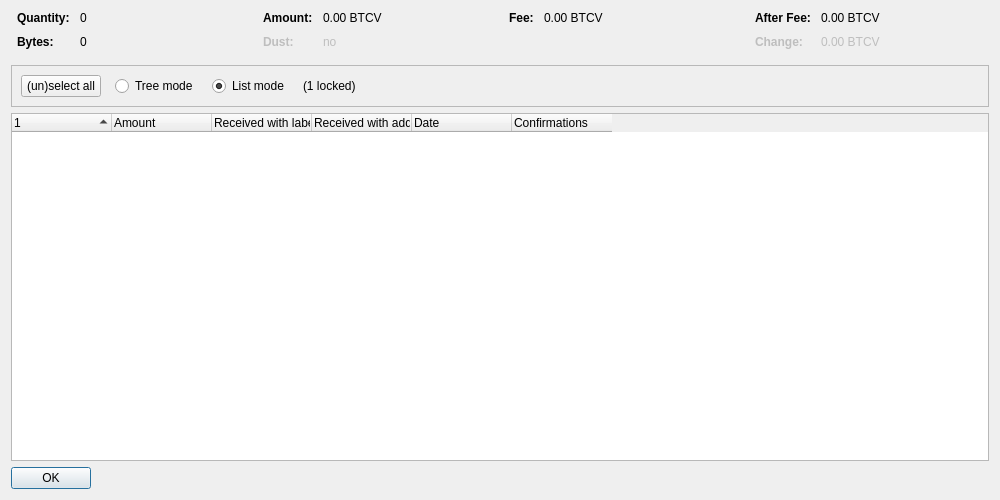
<?xml version="1.0" encoding="UTF-8"?>
<ui version="4.0">
 <class>CoinControlDialog</class>
 <widget class="QDialog" name="CoinControlDialog">
  <property name="geometry">
   <rect>
    <x>0</x>
    <y>0</y>
    <width>1000</width>
    <height>500</height>
   </rect>
  </property>
  <property name="windowTitle">
   <string>Coin Selection</string>
  </property>
  <layout class="QVBoxLayout" name="verticalLayout">
   <item>
    <layout class="QHBoxLayout" name="horizontalLayoutTop" stretch="0,0,0,0">
     <property name="topMargin">
      <number>0</number>
     </property>
     <property name="bottomMargin">
      <number>10</number>
     </property>
     <item>
      <layout class="QFormLayout" name="formLayoutCoinControl1">
       <property name="horizontalSpacing">
        <number>10</number>
       </property>
       <property name="verticalSpacing">
        <number>10</number>
       </property>
       <property name="leftMargin">
        <number>6</number>
       </property>
       <property name="rightMargin">
        <number>6</number>
       </property>
       <item row="0" column="0">
        <widget class="QLabel" name="labelCoinControlQuantityText">
         <property name="font">
          <font>
           <weight>75</weight>
           <bold>true</bold>
          </font>
         </property>
         <property name="text">
          <string>Quantity:</string>
         </property>
        </widget>
       </item>
       <item row="0" column="1">
        <widget class="QLabel" name="labelCoinControlQuantity">
         <property name="cursor">
          <cursorShape>IBeamCursor</cursorShape>
         </property>
         <property name="contextMenuPolicy">
          <enum>Qt::ActionsContextMenu</enum>
         </property>
         <property name="text">
          <string notr="true">0</string>
         </property>
         <property name="textInteractionFlags">
          <set>Qt::LinksAccessibleByMouse|Qt::TextSelectableByKeyboard|Qt::TextSelectableByMouse</set>
         </property>
        </widget>
       </item>
       <item row="1" column="0">
        <widget class="QLabel" name="labelCoinControlBytesText">
         <property name="font">
          <font>
           <weight>75</weight>
           <bold>true</bold>
          </font>
         </property>
         <property name="text">
          <string>Bytes:</string>
         </property>
        </widget>
       </item>
       <item row="1" column="1">
        <widget class="QLabel" name="labelCoinControlBytes">
         <property name="cursor">
          <cursorShape>IBeamCursor</cursorShape>
         </property>
         <property name="contextMenuPolicy">
          <enum>Qt::ActionsContextMenu</enum>
         </property>
         <property name="text">
          <string notr="true">0</string>
         </property>
         <property name="textInteractionFlags">
          <set>Qt::LinksAccessibleByMouse|Qt::TextSelectableByKeyboard|Qt::TextSelectableByMouse</set>
         </property>
        </widget>
       </item>
      </layout>
     </item>
     <item>
      <layout class="QFormLayout" name="formLayoutCoinControl2">
       <property name="horizontalSpacing">
        <number>10</number>
       </property>
       <property name="verticalSpacing">
        <number>10</number>
       </property>
       <property name="leftMargin">
        <number>6</number>
       </property>
       <property name="rightMargin">
        <number>6</number>
       </property>
       <item row="0" column="0">
        <widget class="QLabel" name="labelCoinControlAmountText">
         <property name="font">
          <font>
           <weight>75</weight>
           <bold>true</bold>
          </font>
         </property>
         <property name="text">
          <string>Amount:</string>
         </property>
        </widget>
       </item>
       <item row="0" column="1">
        <widget class="QLabel" name="labelCoinControlAmount">
         <property name="cursor">
          <cursorShape>IBeamCursor</cursorShape>
         </property>
         <property name="contextMenuPolicy">
          <enum>Qt::ActionsContextMenu</enum>
         </property>
         <property name="text">
          <string notr="true">0.00 BTCV</string>
         </property>
         <property name="textInteractionFlags">
          <set>Qt::LinksAccessibleByMouse|Qt::TextSelectableByKeyboard|Qt::TextSelectableByMouse</set>
         </property>
        </widget>
       </item>
       <item row="1" column="0">
        <widget class="QLabel" name="labelCoinControlLowOutputText">
         <property name="enabled">
          <bool>false</bool>
         </property>
         <property name="font">
          <font>
           <weight>75</weight>
           <bold>true</bold>
          </font>
         </property>
         <property name="text">
          <string>Dust:</string>
         </property>
        </widget>
       </item>
       <item row="1" column="1">
        <widget class="QLabel" name="labelCoinControlLowOutput">
         <property name="enabled">
          <bool>false</bool>
         </property>
         <property name="cursor">
          <cursorShape>IBeamCursor</cursorShape>
         </property>
         <property name="contextMenuPolicy">
          <enum>Qt::ActionsContextMenu</enum>
         </property>
         <property name="text">
          <string notr="true">no</string>
         </property>
         <property name="textInteractionFlags">
          <set>Qt::LinksAccessibleByMouse|Qt::TextSelectableByKeyboard|Qt::TextSelectableByMouse</set>
         </property>
        </widget>
       </item>
      </layout>
     </item>
     <item>
      <layout class="QFormLayout" name="formLayoutCoinControl3">
       <property name="horizontalSpacing">
        <number>10</number>
       </property>
       <property name="verticalSpacing">
        <number>10</number>
       </property>
       <property name="leftMargin">
        <number>6</number>
       </property>
       <property name="rightMargin">
        <number>6</number>
       </property>
       <item row="0" column="0">
        <widget class="QLabel" name="labelCoinControlFeeText">
         <property name="font">
          <font>
           <weight>75</weight>
           <bold>true</bold>
          </font>
         </property>
         <property name="text">
          <string>Fee:</string>
         </property>
        </widget>
       </item>
       <item row="0" column="1">
        <widget class="QLabel" name="labelCoinControlFee">
         <property name="cursor">
          <cursorShape>IBeamCursor</cursorShape>
         </property>
         <property name="contextMenuPolicy">
          <enum>Qt::ActionsContextMenu</enum>
         </property>
         <property name="text">
          <string notr="true">0.00 BTCV</string>
         </property>
         <property name="textInteractionFlags">
          <set>Qt::LinksAccessibleByMouse|Qt::TextSelectableByKeyboard|Qt::TextSelectableByMouse</set>
         </property>
        </widget>
       </item>
      </layout>
     </item>
     <item>
      <layout class="QFormLayout" name="formLayoutCoinControl4">
       <property name="horizontalSpacing">
        <number>10</number>
       </property>
       <property name="verticalSpacing">
        <number>10</number>
       </property>
       <property name="leftMargin">
        <number>6</number>
       </property>
       <property name="rightMargin">
        <number>6</number>
       </property>
       <item row="0" column="0">
        <widget class="QLabel" name="labelCoinControlAfterFeeText">
         <property name="font">
          <font>
           <weight>75</weight>
           <bold>true</bold>
          </font>
         </property>
         <property name="text">
          <string>After Fee:</string>
         </property>
        </widget>
       </item>
       <item row="0" column="1">
        <widget class="QLabel" name="labelCoinControlAfterFee">
         <property name="cursor">
          <cursorShape>IBeamCursor</cursorShape>
         </property>
         <property name="contextMenuPolicy">
          <enum>Qt::ActionsContextMenu</enum>
         </property>
         <property name="text">
          <string notr="true">0.00 BTCV</string>
         </property>
         <property name="textInteractionFlags">
          <set>Qt::LinksAccessibleByMouse|Qt::TextSelectableByKeyboard|Qt::TextSelectableByMouse</set>
         </property>
        </widget>
       </item>
       <item row="1" column="0">
        <widget class="QLabel" name="labelCoinControlChangeText">
         <property name="enabled">
          <bool>false</bool>
         </property>
         <property name="font">
          <font>
           <weight>75</weight>
           <bold>true</bold>
          </font>
         </property>
         <property name="text">
          <string>Change:</string>
         </property>
        </widget>
       </item>
       <item row="1" column="1">
        <widget class="QLabel" name="labelCoinControlChange">
         <property name="enabled">
          <bool>false</bool>
         </property>
         <property name="cursor">
          <cursorShape>IBeamCursor</cursorShape>
         </property>
         <property name="contextMenuPolicy">
          <enum>Qt::ActionsContextMenu</enum>
         </property>
         <property name="text">
          <string notr="true">0.00 BTCV</string>
         </property>
         <property name="textInteractionFlags">
          <set>Qt::LinksAccessibleByMouse|Qt::TextSelectableByKeyboard|Qt::TextSelectableByMouse</set>
         </property>
        </widget>
       </item>
      </layout>
     </item>
    </layout>
   </item>
   <item>
    <widget class="QFrame" name="frame">
     <property name="minimumSize">
      <size>
       <width>0</width>
       <height>40</height>
      </size>
     </property>
     <property name="frameShape">
      <enum>QFrame::StyledPanel</enum>
     </property>
     <property name="frameShadow">
      <enum>QFrame::Sunken</enum>
     </property>
     <layout class="QHBoxLayout" name="horizontalLayout">
      <item>
       <layout class="QHBoxLayout" name="horizontalLayoutPanel" stretch="0,0,0,0,0">
        <property name="spacing">
         <number>14</number>
        </property>
        <item>
         <widget class="QPushButton" name="pushButtonSelectAll">
          <property name="sizePolicy">
           <sizepolicy hsizetype="Maximum" vsizetype="Fixed">
            <horstretch>0</horstretch>
            <verstretch>0</verstretch>
           </sizepolicy>
          </property>
          <property name="text">
           <string>(un)select all</string>
          </property>
          <property name="autoDefault">
           <bool>false</bool>
          </property>
         </widget>
        </item>
        <item>
         <widget class="QRadioButton" name="radioTreeMode">
          <property name="sizePolicy">
           <sizepolicy hsizetype="Maximum" vsizetype="Fixed">
            <horstretch>0</horstretch>
            <verstretch>0</verstretch>
           </sizepolicy>
          </property>
          <property name="text">
           <string>Tree mode</string>
          </property>
         </widget>
        </item>
        <item>
         <widget class="QRadioButton" name="radioListMode">
          <property name="sizePolicy">
           <sizepolicy hsizetype="Maximum" vsizetype="Fixed">
            <horstretch>0</horstretch>
            <verstretch>0</verstretch>
           </sizepolicy>
          </property>
          <property name="text">
           <string>List mode</string>
          </property>
          <property name="checked">
           <bool>true</bool>
          </property>
         </widget>
        </item>
        <item>
         <widget class="QLabel" name="labelLocked">
          <property name="text">
           <string notr="true">(1 locked)</string>
          </property>
         </widget>
        </item>
        <item>
         <spacer name="horizontalSpacer">
          <property name="orientation">
           <enum>Qt::Horizontal</enum>
          </property>
          <property name="sizeHint" stdset="0">
           <size>
            <width>40</width>
            <height>20</height>
           </size>
          </property>
         </spacer>
        </item>
       </layout>
      </item>
     </layout>
    </widget>
   </item>
   <item>
    <widget class="CoinControlTreeWidget" name="treeWidget">
     <property name="contextMenuPolicy">
      <enum>Qt::CustomContextMenu</enum>
     </property>
     <property name="sortingEnabled">
      <bool>false</bool>
     </property>
     <property name="columnCount">
      <number>6</number>
     </property>
     <attribute name="headerShowSortIndicator" stdset="0">
      <bool>true</bool>
     </attribute>
     <attribute name="headerStretchLastSection">
      <bool>false</bool>
     </attribute>
     <column>
      <property name="text">
       <string/>
      </property>
     </column>
     <column>
      <property name="text">
       <string>Amount</string>
      </property>
     </column>
     <column>
      <property name="text">
       <string>Received with label</string>
      </property>
     </column>
     <column>
      <property name="text">
       <string>Received with address</string>
      </property>
     </column>
     <column>
      <property name="text">
       <string>Date</string>
      </property>
     </column>
     <column>
      <property name="text">
       <string>Confirmations</string>
      </property>
      <property name="toolTip">
       <string>Confirmed</string>
      </property>
     </column>
     <column>
      <property name="text">
       <string/>
      </property>
     </column>
     <column>
      <property name="text">
       <string/>
      </property>
     </column>
     <column>
      <property name="text">
       <string/>
      </property>
     </column>
     <column>
      <property name="text">
       <string/>
      </property>
     </column>
    </widget>
   </item>
   <item>
    <widget class="QDialogButtonBox" name="buttonBox">
     <property name="sizePolicy">
      <sizepolicy hsizetype="Maximum" vsizetype="Fixed">
       <horstretch>0</horstretch>
       <verstretch>0</verstretch>
      </sizepolicy>
     </property>
     <property name="orientation">
      <enum>Qt::Horizontal</enum>
     </property>
     <property name="standardButtons">
      <set>QDialogButtonBox::Ok</set>
     </property>
    </widget>
   </item>
  </layout>
 </widget>
 <customwidgets>
  <customwidget>
   <class>CoinControlTreeWidget</class>
   <extends>QTreeWidget</extends>
   <header>qt/coincontroltreewidget.h</header>
  </customwidget>
 </customwidgets>
 <resources/>
 <connections/>
</ui>
